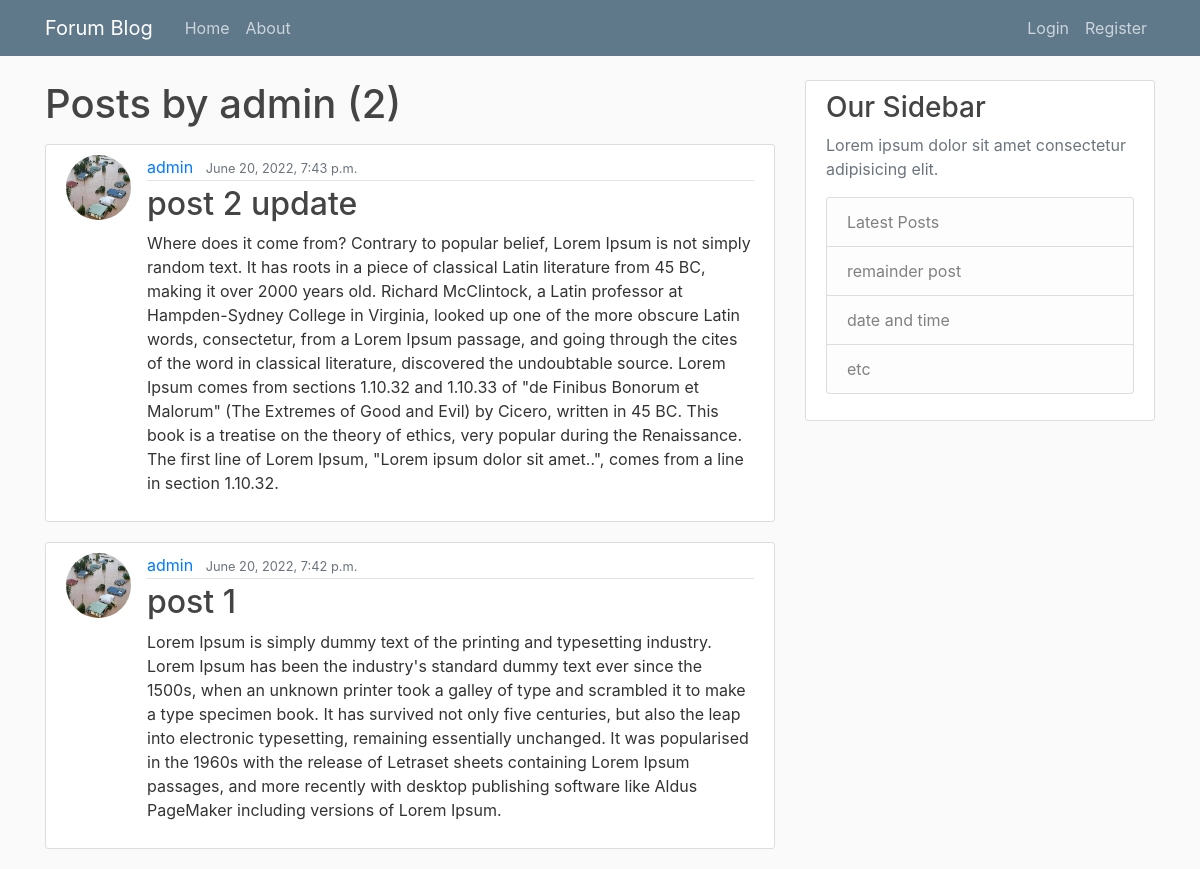
The app's page /user/admin, older data.
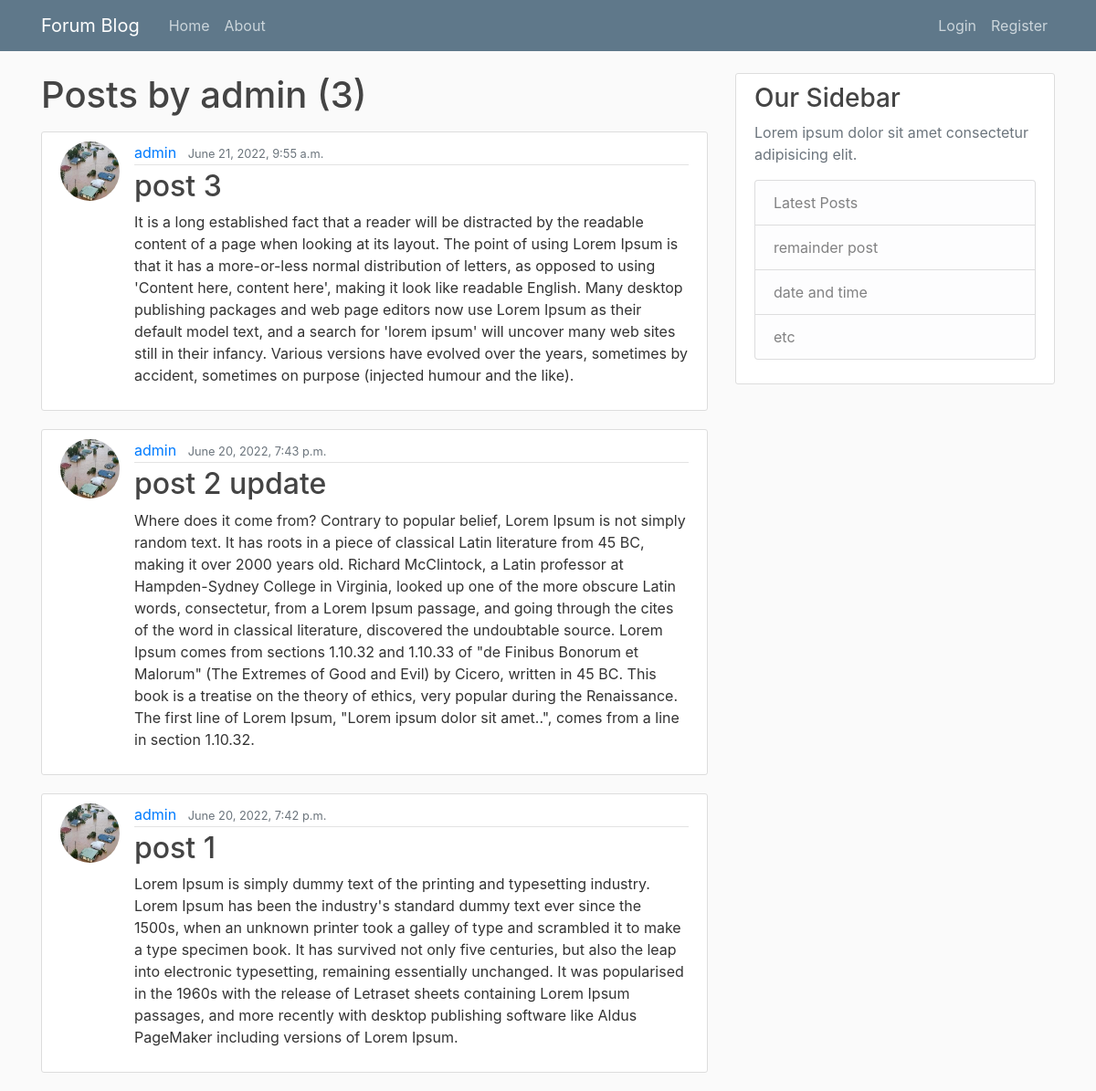
The same page, newer data.
### blog/models.py (models this page shows, shortened)
class Post(models.Model):
    title =  models.CharField(max_length=1000, null=True, blank=True)
    content = models.TextField(null=True, blank=True)
    date_post = models.DateTimeField(auto_now_add=True,  null=True, blank=True)
    author = models.ForeignKey(User, on_delete=models.CASCADE,  null=True, blank=True)

### user/models.py (models this page shows, shortened)
class Profile(models.Model):
    user = models.OneToOneField(User, on_delete=models.CASCADE, null=True, blank=True)
    name = models.CharField(max_length=255, null = True, blank= False)
    about = models.CharField(max_length=1000, null = True, blank= False)
    location = models.CharField(max_length=255, null = True, blank= False)
    image = models.ImageField(default='nophoto.jpg', upload_to = 'avater/', null = True, blank= False)

### blog/views.py (the view)
# urls.py: path('user/<str:username>', UserPostListView.as_view(), name='user-posts'),
class UserPostListView(ListView):
    model = Post
    template_name = 'blog/user_posts.html'  # <app>/<model>_<viewtype>.html
    context_object_name = 'posts'
    paginate_by = 3
    def get_queryset(self):
        user = get_object_or_404(User, username=self.kwargs.get('username'))
        return Post.objects.filter(author=user).order_by('-date_post')

### blog/templates/blog/user_posts.html (shortened to what this page needs)
{% extends "blog/base.html" %}
{% block content %}
    <h1 class="mb-3">Posts by {{ view.kwargs.username }} ({{ page_obj.paginator.count }})</h1>
    {% for post in posts %}
        <article class="media content-section">
          <img class="rounded-circle article-img" src="{{ post.author.profile.image.url }}">
          <div class="media-body">
            <div class="article-metadata">
              <a class="mr-2" href="{% url 'user-posts' post.author.username %}">{{ post.author }}</a>
              <small class="text-muted">{{ post.date_post }}</small>
            </div>
            <h2><a class="article-title" href="{% url 'post-detail' post.id %}">{{ post.title }}</a></h2>
            <p class="article-content">{{ post.content }}</p>
          </div>
        </article>
    {% endfor %}
{% endblock content %}

Row changes from the older to the newer data that the page shows:
added Post: author.profile.image (picture), author "admin", date_post "June 21, 2022, 9:55 a.m.", title "post 3", content "It is a long established fact that a reader will be distracted by the readable content of a page when looking at its layout. The point of using Lorem Ipsum is that it has a more-or-less normal distribution of letters, as opposed to using 'Content here, content here', making it look like readable English. Many desktop publishing packages and web page editors now use Lorem Ipsum as their default model text, and a search for 'lorem ipsum' will uncover many web sites still in their infancy. Various versions have evolved over the years, sometimes by accident, sometimes on purpose (injected humour and the like)."
Text that changed along with them:
{{ page_obj.paginator.count }}: "2" → "3"
